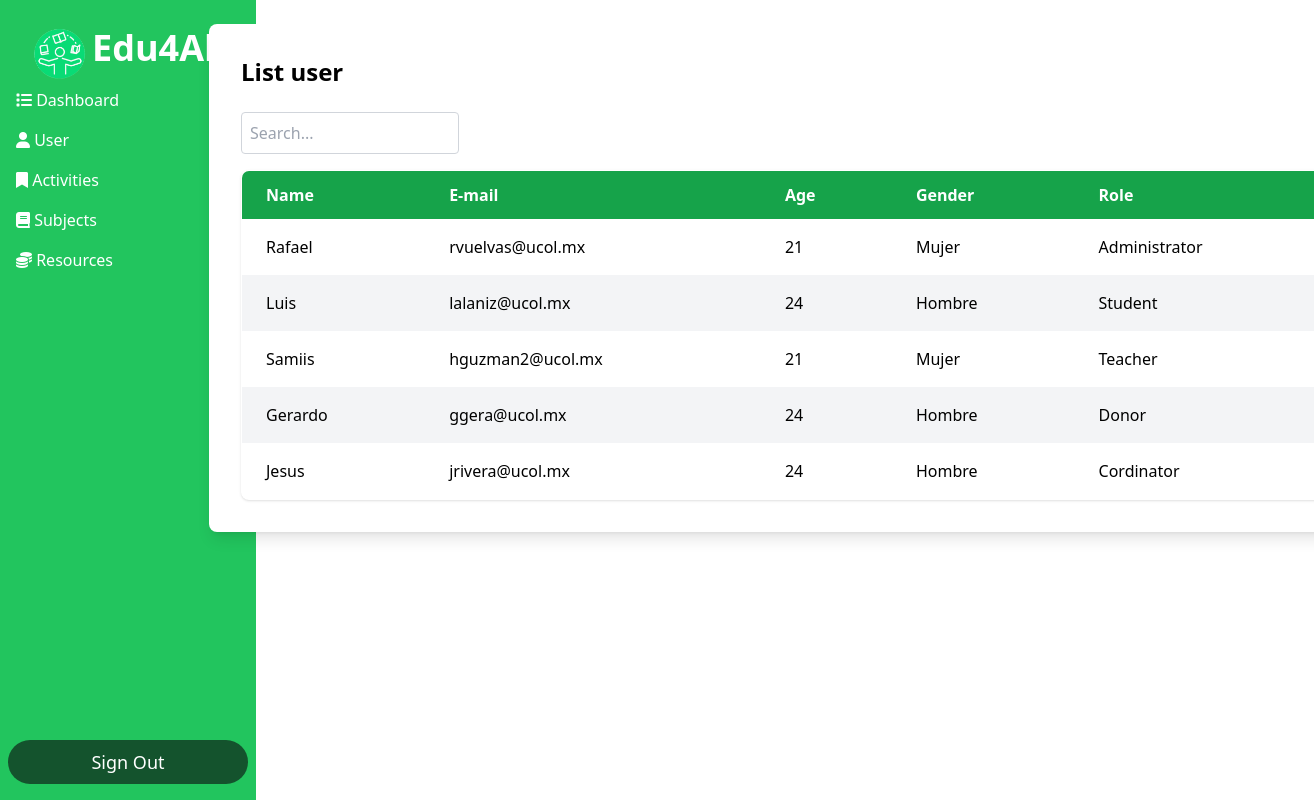
/Dashboard_Cordinador/Dashboard.php?action=listar_usuarios (signed in), run on an earlier commit of the app's database.
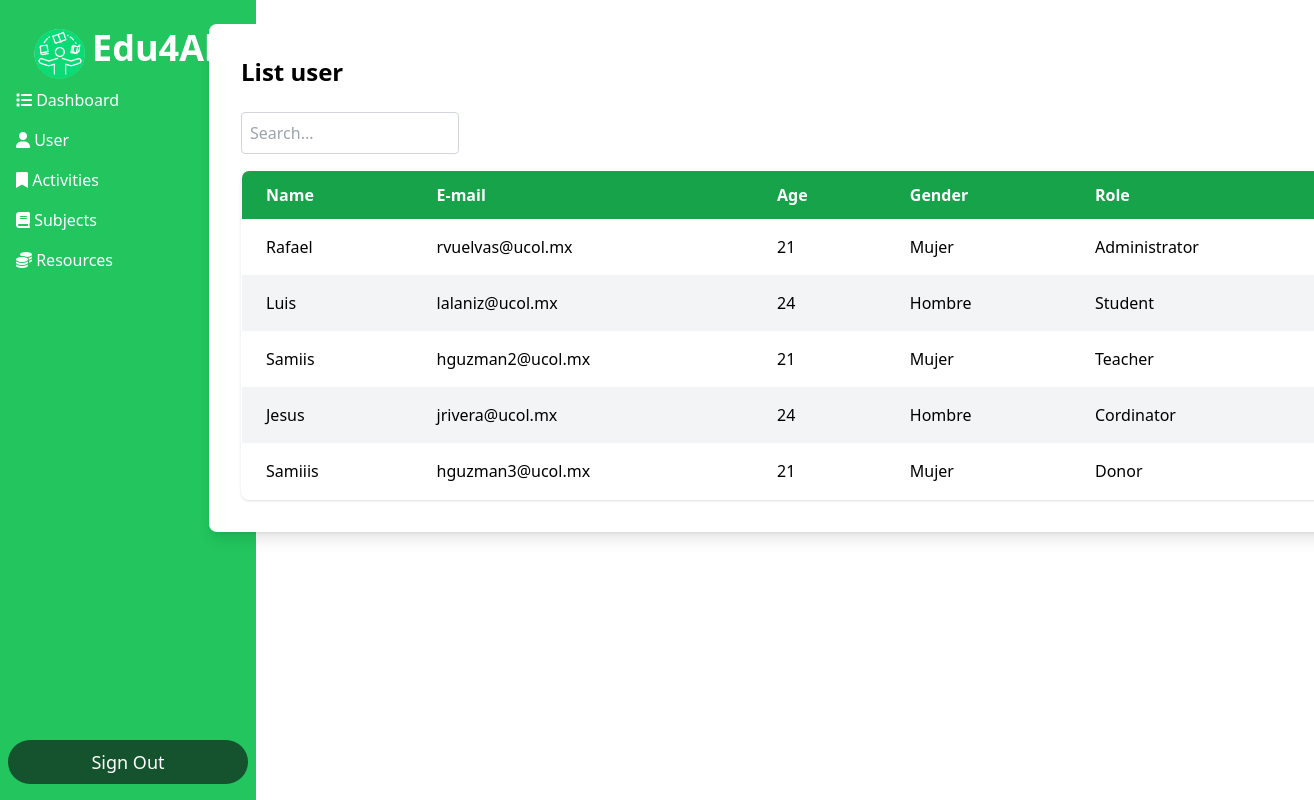
And on a later commit of the database.
### tables this page shows
CREATE TABLE `usuarios` (
  `id` int(11) NOT NULL,
  `nombre` varchar(100) DEFAULT NULL,
  `correo` varchar(100) DEFAULT NULL,
  `password` varchar(10) NOT NULL,
  `genero` varchar(10) DEFAULT NULL,
  `edad` int(11) DEFAULT NULL,
  `tipo_usuario` varchar(50) DEFAULT NULL,
  `fecha_nac` date NOT NULL
);

### Conexion/conexion.php (called while the page is built, shortened)
<?php
	class Conexion
	{
		private $host='localhost';
		private $usuario='root';
		private $password = '';
		private $base='escuela';
		public $sentencia;
		private $conexion;
		private function abrir_conexion(){
			$this->conexion = new mysqli($this->host,$this->usuario,$this->password,$this->base);
		}
		public function obtener_sentencia(){
			$result = $this->conexion->query($this->sentencia);
			return $result;
		}
	}
?>

### Conexion/contacto.php (called while the page is built, shortened)
<?php
    include ("conexion.php");
    class Contacto extends Conexion {
        public function consultar(){
            $this->sentencia = "SELECT * FROM usuarios";
            $result = $this->obtener_sentencia();
            return $result;
        }
    }
?>

### Dashboard_Cordinador/listausuarios.php (the view, shortened to what this page needs)
<?php
require_once("../Conexion/contacto.php");
$obj = new Contacto();
$tipo_usuario = isset($_POST['tipo_usuario']) ? $_POST['tipo_usuario'] : '';
if ($tipo_usuario !== '') {
    $resultado = $obj->consultaxtipo($tipo_usuario);
} else {
    $resultado = $obj->consultar();
}
?>
<div class="max-w-6xl translate-x-32 mx-auto bg-white p-8 rounded-lg shadow-lg">
    <h1 class="text-2xl font-bold mb-6">List user</h1>
    <input type="text" id="commandPalette" placeholder="Search..." class="block w-1/5 p-2 border border-gray-300 rounded mb-4">
    <table class="min-w-full mx-auto table-auto border-collapse border border-gray-300 rounded-lg overflow-hidden shadow">
        <thead>
            <tr class="bg-green-600 text-white">
                <th class="px-6 py-3 text-left">Name</th>
                <th class="px-6 py-3 text-left">E-mail</th>
                <th class="px-6 py-3 text-left">Age</th>
                <th class="px-6 py-3 text-left">Gender</th>
                <th class="px-6 py-3 text-left">Role</th>
            </tr>
        </thead>
        <tbody id="userTable">
            <?php while ($registro = $resultado->fetch_assoc()): ?>
                <tr class="even:bg-gray-100 hover:bg-gray-200">
                    <td class="px-6 py-4"><?php echo htmlspecialchars($registro["nombre"]); ?></td>
                    <td class="px-6 py-4"><?php echo htmlspecialchars($registro["correo"]); ?></td>
                    <td class="px-6 py-4"><?php echo htmlspecialchars($registro["edad"]); ?></td>
                    <td class="px-6 py-4"><?php echo htmlspecialchars($registro["genero"]); ?></td>
                    <td class="px-6 py-4"><?php echo htmlspecialchars($registro["tipo_usuario"]); ?></td>
                </tr>
            <?php endwhile; ?>
        </tbody>
    </table>
</div>

What changed in the data, as far as the page shows it:
removed usuarios: nombre "Gerardo", correo "ggera@ucol.mx", edad "24", genero "Hombre", tipo_usuario "Donor"
added usuarios: nombre "Samiiis", correo "hguzman3@ucol.mx", edad "21", genero "Mujer", tipo_usuario "Donor"
